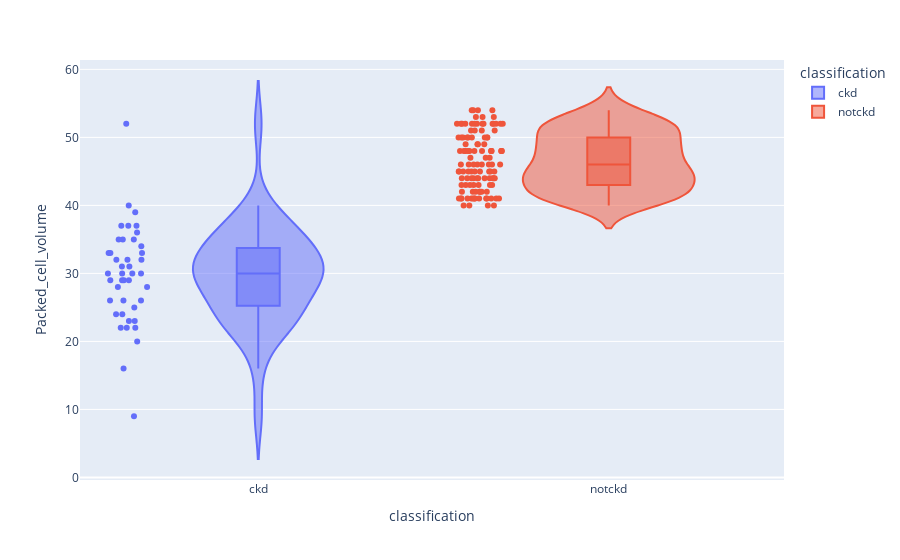

Write notebook code for a chart like this one.
### Code cell
violin('Packed_cell_volume')

### Figure 1 — Plotly figure (JSON) as saved in the notebook; plotly's stock layout.template omitted (floating-point values rounded to 4 significant figures; data arrays with more than 128 entries replaced by an {"elided": "..."} marker saying what was removed)
{"data": [{"alignmentgroup": "True", "box": {"visible": true}, "customdata": {"elided": "43x26 mixed values"}, "hovertemplate": "classification=%{customdata[25]}<br>Packed_cell_volume=%{customdata[16]}<br>id=%{customdata[0]}<br>age=%{customdata[1]}<br>bp=%{customdata[2]}<br>Specifi_gravity=%{customdata[3]}<br>Albumin=%{customdata[4]}<br>su=%{customdata[5]}<br>RBC=%{customdata[6]}<br>Pus_cell=%{customdata[7]}<br>Pus_cell_clumps=%{customdata[8]}<br>Bacteria=%{customdata[9]}<br>Blood_glucose_random=%{customdata[10]}<br>Blood_urea=%{customdata[11]}<br>Serum_creatine=%{customdata[12]}<br>Sodium=%{customdata[13]}<br>Potassium=%{customdata[14]}<br>Hemoglobin=%{customdata[15]}<br>White_cell_count=%{customdata[17]}<br>Red_cell_count=%{customdata[18]}<br>Hypertension=%{customdata[19]}<br>Diabetes_mellitus=%{customdata[20]}<br>Coronary_artery_disease=%{customdata[21]}<br>Appetite=%{customdata[22]}<br>Pedal_edema=%{customdata[23]}<br>Anemia=%{customdata[24]}<extra></extra>", "legendgroup": "ckd", "marker": {"color": "#636efa"}, "name": "ckd", "offsetgroup": "ckd", "orientation": "v", "points": "all", "scalegroup": "True", "showlegend": true, "type": "violin", "x": ["ckd", "ckd", "ckd", "ckd", "ckd", "ckd", "ckd", "ckd", "ckd", "ckd", "ckd", "ckd", "ckd", "ckd", "ckd", "ckd", "ckd", "ckd", "ckd", "ckd", "ckd", "ckd", "ckd", "ckd", "ckd", "ckd", "ckd", "ckd", "ckd", "ckd", "ckd", "ckd", "ckd", "ckd", "ckd", "ckd", "ckd", "ckd", "ckd", "ckd", "ckd", "ckd", "ckd"], "x0": " ", "xaxis": "x", "y": ["32", "29", "32", "16", "24", "32", "37", "29", "33", "28", "29", "36", "22", "40", "52", "33", "30", "35", "23", "22", "37", "33", "25", "22", "39", "35", "26", "23", "30", "29", "30", "24", "30", "20", "31", "34", "35", "26", "31", "28", "26", "37", "9"], "y0": " ", "yaxis": "y"}, {"alignmentgroup": "True", "box": {"visible": true}, "customdata": {"elided": "115x26 mixed values"}, "hovertemplate": "classification=%{customdata[25]}<br>Packed_cell_volume=%{customdata[16]}<br>id=%{customdata[0]}<br>age=%{customdata[1]}<br>bp=%{customdata[2]}<br>Specifi_gravity=%{customdata[3]}<br>Albumin=%{customdata[4]}<br>su=%{customdata[5]}<br>RBC=%{customdata[6]}<br>Pus_cell=%{customdata[7]}<br>Pus_cell_clumps=%{customdata[8]}<br>Bacteria=%{customdata[9]}<br>Blood_glucose_random=%{customdata[10]}<br>Blood_urea=%{customdata[11]}<br>Serum_creatine=%{customdata[12]}<br>Sodium=%{customdata[13]}<br>Potassium=%{customdata[14]}<br>Hemoglobin=%{customdata[15]}<br>White_cell_count=%{customdata[17]}<br>Red_cell_count=%{customdata[18]}<br>Hypertension=%{customdata[19]}<br>Diabetes_mellitus=%{customdata[20]}<br>Coronary_artery_disease=%{customdata[21]}<br>Appetite=%{customdata[22]}<br>Pedal_edema=%{customdata[23]}<br>Anemia=%{customdata[24]}<extra></extra>", "legendgroup": "notckd", "marker": {"color": "#EF553B"}, "name": "notckd", "offsetgroup": "notckd", "orientation": "v", "points": "all", "scalegroup": "True", "showlegend": true, "type": "violin", "x": ["notckd", "notckd", "notckd", "notckd", "notckd", "notckd", "notckd", "notckd", "notckd", "notckd", "notckd", "notckd", "notckd", "notckd", "notckd", "notckd", "notckd", "notckd", "notckd", "notckd", "notckd", "notckd", "notckd", "notckd", "notckd", "notckd", "notckd", "notckd", "notckd", "notckd", "notckd", "notckd", "notckd", "notckd", "notckd", "notckd", "notckd", "notckd", "notckd", "notckd", "notckd", "notckd", "notckd", "notckd", "notckd", "notckd", "notckd", "notckd", "notckd", "notckd", "notckd", "notckd", "notckd", "notckd", "notckd", "notckd", "notckd", "notckd", "notckd", "notckd", "notckd", "notckd", "notckd", "notckd", "notckd", "notckd", "notckd", "notckd", "notckd", "notckd", "notckd", "notckd", "notckd", "notckd", "notckd", "notckd", "notckd", "notckd", "notckd", "notckd", "notckd", "notckd", "notckd", "notckd", "notckd", "notckd", "notckd", "notckd", "notckd", "notckd", "notckd", "notckd", "notckd", "notckd", "notckd", "notckd", "notckd", "notckd", "notckd", "notckd", "notckd", "notckd", "notckd", "notckd", "notckd", "notckd", "notckd", "notckd", "notckd", "notckd", "notckd", "notckd", "notckd", "notckd", "notckd"], "x0": " ", "xaxis": "x", "y": ["48", "52", "46", "42", "49", "52", "41", "46", "44", "45", "45", "41", "43", "45", "50", "48", "41", "48", "48", "41", "42", "42", "43", "50", "44", "48", "41", "44", "52", "41", "44", "43", "41", "52", "41", "48", "52", "41", "45", "41", "52", "44", "48", "44", "45", "52", "41", "40", "52", "44", "48", "45", "50", "41", "44", "48", "46", "46", "48", "52", "44", "48", "43", "41", "50", "50", "42", "42", "43", "44", "40", "48", "51", "41", "52", "47", "42", "45", "53", "43", "54", "40", "45", "46", "50", "45", "46", "50", "51", "52", "47", "40", "48", "53", "49", "50", "54", "51", "49", "42", "52", "43", "50", "46", "52", "52", "44", "46", "54", "45", "47", "54", "49", "51", "53"], "y0": " ", "yaxis": "y"}], "layout": {"legend": {"title": {"text": "classification"}, "tracegroupgap": 0}, "margin": {"t": 60}, "violinmode": "overlay", "xaxis": {"anchor": "y", "categoryarray": ["ckd", "notckd"], "categoryorder": "array", "domain": [0, 1], "title": {"text": "classification"}}, "yaxis": {"anchor": "x", "domain": [0, 1], "title": {"text": "Packed_cell_volume"}}}}
